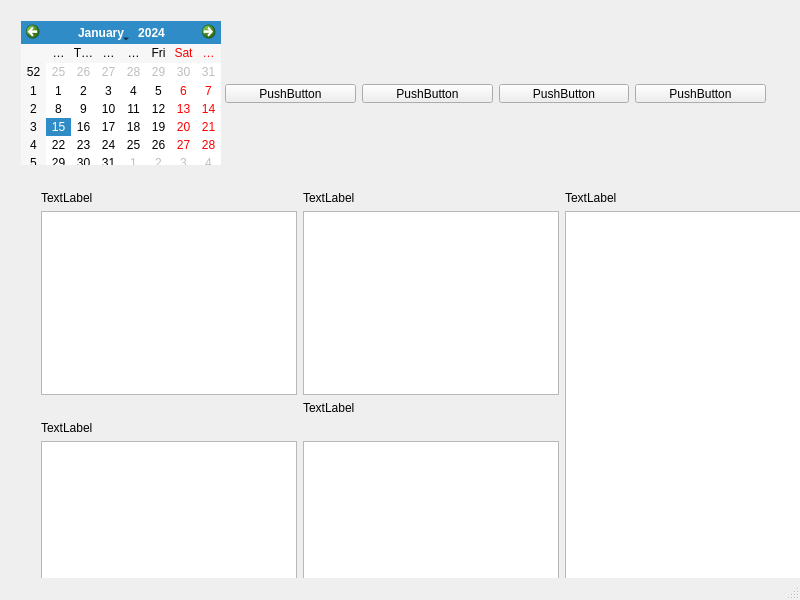
<?xml version="1.0" encoding="UTF-8"?>
<ui version="4.0">
 <class>MainWindow</class>
 <widget class="QMainWindow" name="MainWindow">
  <property name="geometry">
   <rect>
    <x>0</x>
    <y>0</y>
    <width>800</width>
    <height>600</height>
   </rect>
  </property>
  <property name="windowTitle">
   <string>MainWindow</string>
  </property>
  <widget class="QWidget" name="centralwidget">
   <widget class="QCalendarWidget" name="calendarWidget">
    <property name="geometry">
     <rect>
      <x>21</x>
      <y>21</y>
      <width>200</width>
      <height>144</height>
     </rect>
    </property>
   </widget>
   <widget class="QWidget" name="">
    <property name="geometry">
     <rect>
      <x>225</x>
      <y>84</y>
      <width>541</width>
      <height>19</height>
     </rect>
    </property>
    <layout class="QHBoxLayout" name="horizontalLayout">
     <item>
      <widget class="QPushButton" name="pushButton">
       <property name="text">
        <string>PushButton</string>
       </property>
      </widget>
     </item>
     <item>
      <widget class="QPushButton" name="pushButton_4">
       <property name="text">
        <string>PushButton</string>
       </property>
      </widget>
     </item>
     <item>
      <widget class="QPushButton" name="pushButton_3">
       <property name="text">
        <string>PushButton</string>
       </property>
      </widget>
     </item>
     <item>
      <widget class="QPushButton" name="pushButton_2">
       <property name="text">
        <string>PushButton</string>
       </property>
      </widget>
     </item>
    </layout>
   </widget>
   <widget class="QWidget" name="">
    <property name="geometry">
     <rect>
      <x>41</x>
      <y>191</y>
      <width>782</width>
      <height>434</height>
     </rect>
    </property>
    <layout class="QHBoxLayout" name="horizontalLayout_2">
     <item>
      <layout class="QGridLayout" name="gridLayout">
       <item row="0" column="0">
        <widget class="QLabel" name="label">
         <property name="text">
          <string>TextLabel</string>
         </property>
        </widget>
       </item>
       <item row="0" column="1">
        <widget class="QLabel" name="label_3">
         <property name="text">
          <string>TextLabel</string>
         </property>
        </widget>
       </item>
       <item row="1" column="0">
        <widget class="QListWidget" name="listWidget"/>
       </item>
       <item row="1" column="1">
        <widget class="QListWidget" name="listWidget_3"/>
       </item>
       <item row="2" column="1">
        <widget class="QLabel" name="label_4">
         <property name="text">
          <string>TextLabel</string>
         </property>
        </widget>
       </item>
       <item row="3" column="0">
        <widget class="QLabel" name="label_2">
         <property name="text">
          <string>TextLabel</string>
         </property>
        </widget>
       </item>
       <item row="4" column="0">
        <widget class="QListWidget" name="listWidget_2"/>
       </item>
       <item row="4" column="1">
        <widget class="QListWidget" name="listWidget_4"/>
       </item>
      </layout>
     </item>
     <item>
      <layout class="QVBoxLayout" name="verticalLayout">
       <item>
        <widget class="QLabel" name="label_5">
         <property name="text">
          <string>TextLabel</string>
         </property>
        </widget>
       </item>
       <item>
        <widget class="QListView" name="listView"/>
       </item>
      </layout>
     </item>
    </layout>
   </widget>
  </widget>
  <widget class="QMenuBar" name="menubar">
   <property name="geometry">
    <rect>
     <x>0</x>
     <y>0</y>
     <width>800</width>
     <height>18</height>
    </rect>
   </property>
  </widget>
  <widget class="QStatusBar" name="statusbar"/>
 </widget>
 <resources/>
 <connections/>
</ui>
